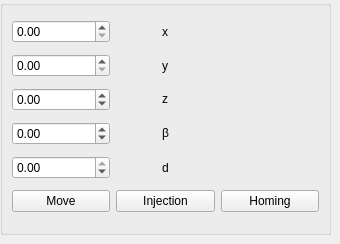
      <widget class="QWidget" name="visualiserSettingsTab">
       <attribute name="title">
        <string>Visualiser Settings</string>
       </attribute>
       <widget class="QGroupBox" name="groupBox_4">
        <property name="geometry">
         <rect>
          <x>0</x>
          <y>0</y>
          <width>331</width>
          <height>235</height>
         </rect>
        </property>
        <property name="title">
         <string/>
        </property>
        <layout class="QGridLayout" name="gridLayout_6">
         <item row="5" column="0">
          <widget class="QPushButton" name="q_start_2">
           <property name="text">
            <string>Move</string>
           </property>
          </widget>
         </item>
         <item row="1" column="0">
          <widget class="QDoubleSpinBox" name="q_y_2">
           <property name="maximum">
            <double>49.000000000000000</double>
           </property>
          </widget>
         </item>
         <item row="5" column="2">
          <widget class="QPushButton" name="q_homing_2">
           <property name="text">
            <string>Homing</string>
           </property>
          </widget>
         </item>
         <item row="3" column="0">
          <widget class="QDoubleSpinBox" name="q_beta_2">
           <property name="minimum">
            <double>-50.000000000000000</double>
           </property>
           <property name="maximum">
            <double>44.000000000000000</double>
           </property>
          </widget>
         </item>
         <item row="2" column="0">
          <widget class="QDoubleSpinBox" name="q_alpha_2">
           <property name="minimum">
            <double>-33.000000000000000</double>
           </property>
           <property name="maximum">
            <double>45.000000000000000</double>
           </property>
          </widget>
         </item>
         <item row="0" column="0">
          <widget class="QDoubleSpinBox" name="q_x_2">
           <property name="suffix">
            <string/>
           </property>
           <property name="maximum">
            <double>49.000000000000000</double>
           </property>
          </widget>
         </item>
         <item row="4" column="0">
          <widget class="QDoubleSpinBox" name="q_d_2">
           <property name="minimum">
            <double>-45.000000000000000</double>
           </property>
           <property name="maximum">
            <double>0.000000000000000</double>
           </property>
          </widget>
         </item>
         <item row="5" column="1">
          <widget class="QPushButton" name="q_injection_2">
           <property name="text">
            <string>Injection</string>
           </property>
          </widget>
         </item>
         <item row="0" column="1" alignment="Qt::AlignHCenter">
          <widget class="QLabel" name="label_21">
           <property name="text">
            <string>x</string>
           </property>
          </widget>
         </item>
         <item row="1" column="1" alignment="Qt::AlignHCenter">
          <widget class="QLabel" name="label_22">
           <property name="text">
            <string>y</string>
           </property>
          </widget>
         </item>
         <item row="2" column="1" alignment="Qt::AlignHCenter">
          <widget class="QLabel" name="label_26">
           <property name="text">
            <string>&lt;html&gt;&lt;head/&gt;&lt;body&gt;&lt;p&gt;z&lt;/p&gt;&lt;/body&gt;&lt;/html&gt;</string>
           </property>
          </widget>
         </item>
         <item row="3" column="1" alignment="Qt::AlignHCenter">
          <widget class="QLabel" name="label_27">
           <property name="text">
            <string>&lt;html&gt;&lt;head/&gt;&lt;body&gt;&lt;p&gt;β&lt;/p&gt;&lt;/body&gt;&lt;/html&gt;</string>
           </property>
          </widget>
         </item>
         <item row="4" column="1" alignment="Qt::AlignHCenter">
          <widget class="QLabel" name="label_28">
           <property name="text">
            <string>d</string>
           </property>
          </widget>
         </item>
        </layout>
       </widget>
      </widget>
